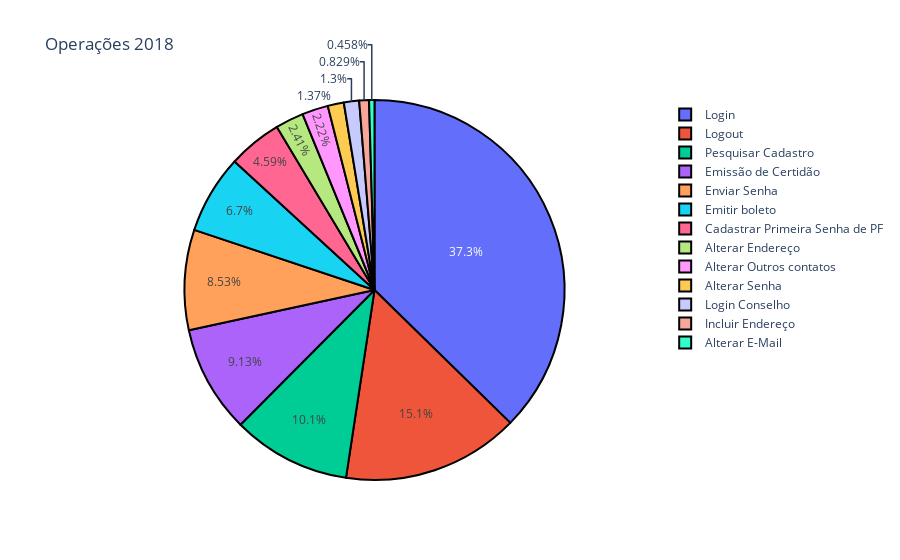

This figure's notebook cell:
### Markdown cell above
OPERAÇÕES ( GRÁFICO PIZZA )

### Code cell
operacoes_mais_utilizadas = df.Descricao.value_counts()

trace = go.Pie(labels = operacoes_mais_utilizadas.index,
               values = operacoes_mais_utilizadas.values,
               marker = {'line':{'color':'#000000','width':2}
                                },
               hoverinfo='label+percent+value',
               direction='clockwise'
)

data = [trace]

layout = go.Layout(title='Operações 2018')

fig = go.Figure(data=data, layout=layout)

py.iplot(fig)

### Figure 1 — Plotly figure (JSON) as saved in the notebook; plotly's stock layout.template omitted (floating-point values rounded to 4 significant figures)
{"data": [{"direction": "clockwise", "hoverinfo": "label+percent+value", "labels": ["Login", "Logout", "Pesquisar Cadastro", "Emissão de Certidão", "Enviar Senha", "Emitir boleto", "Cadastrar Primeira Senha de PF", "Alterar Endereço", "Alterar Outros contatos", "Alterar Senha", "Login Conselho", "Incluir Endereço", "Alterar E-Mail"], "marker": {"line": {"color": "#000000", "width": 2}}, "type": "pie", "values": [6526, 2635, 1759, 1597, 1491, 1171, 803, 421, 388, 240, 227, 145, 80]}], "layout": {"title": {"text": "Operações 2018"}}}
